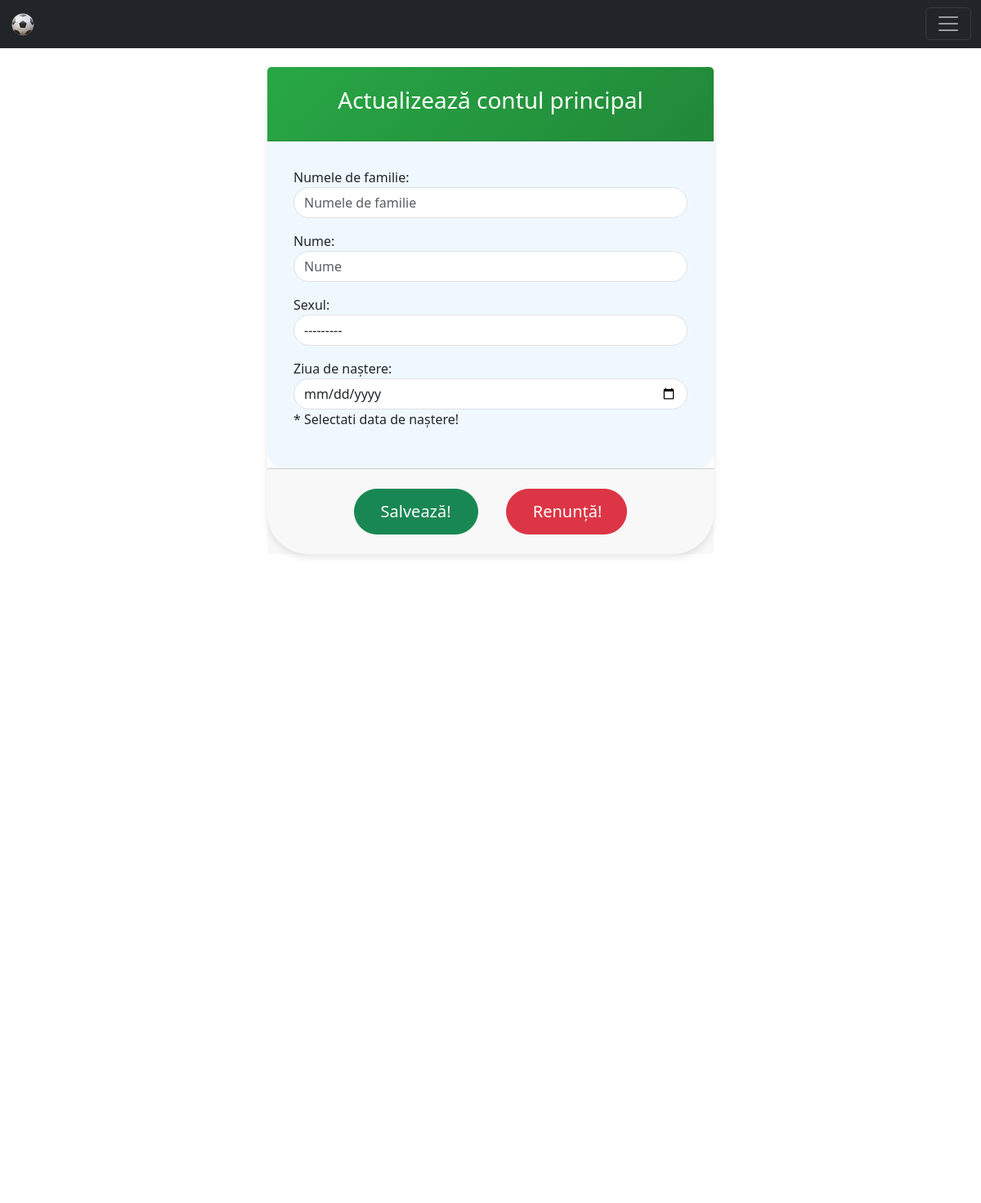
Before: /update-user/1/ with the older database file.
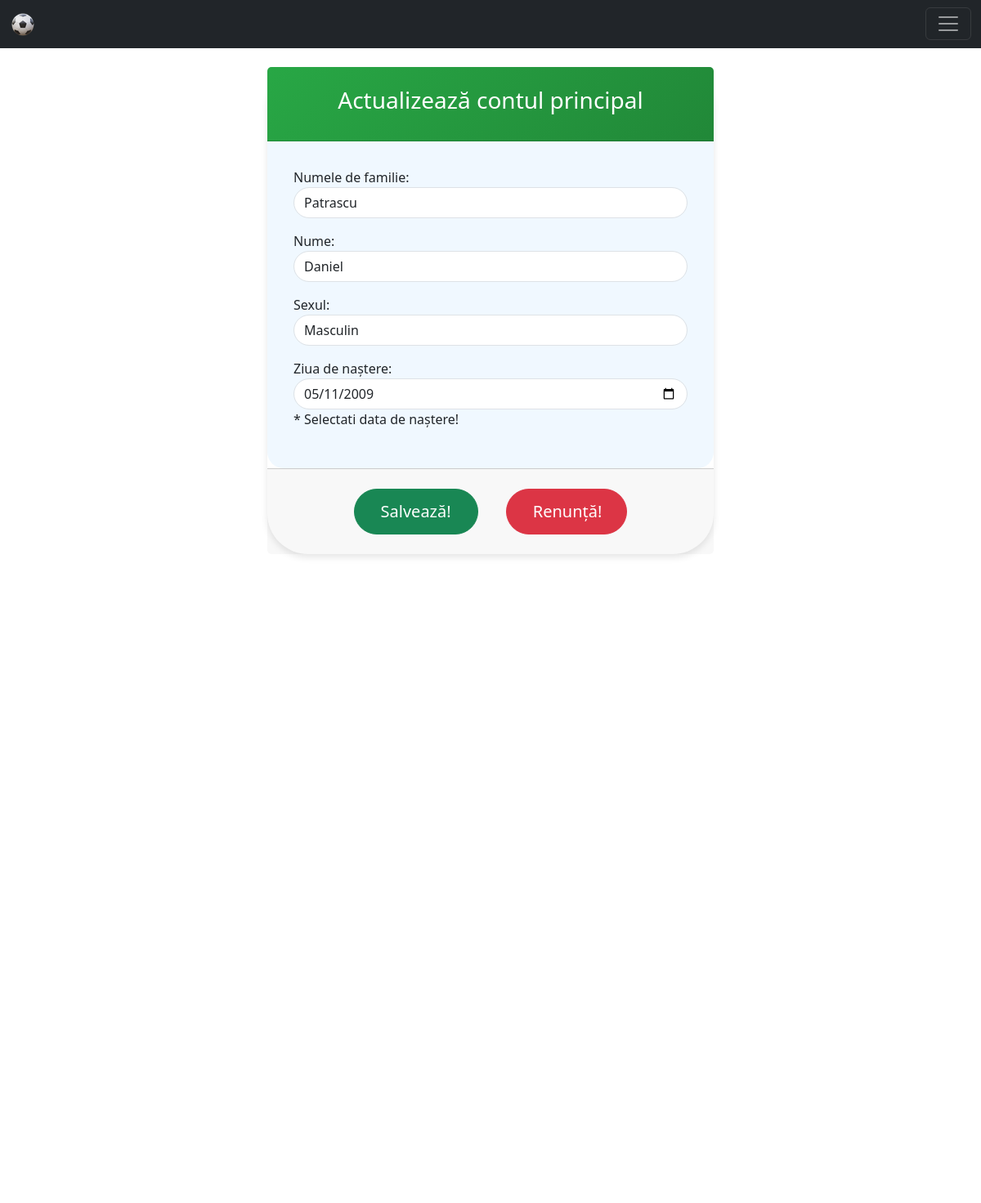
After: the same page with the newer database file.
### home/models.py (models this page shows, shortened)
class CustomUserModel(AbstractUser):
    gender_options = (
        ('male', 'Masculin'),
        ('female', 'Feminin'),
        ('other', 'As prefera sa nu raspund'),
    )
    gender = models.CharField(max_length=6, choices=gender_options, null=True)
    birth_day = models.DateField(null=True)
    wins = models.PositiveIntegerField(default=0)
    losses = models.PositiveIntegerField(default=0)

### home/views.py (the view)
# urls.py: path('update-user/<int:pk>/', views.UserUpdateView.as_view(), name='update_user'),
class UserUpdateView(UpdateView):
    template_name = 'registration/user/update_user.html'
    model = CustomUserModel
    form_class = CustomUserUpdateForm
    success_url = reverse_lazy('home_page')

### templates/registration/user/update_user.html (shortened to what this page needs)
{% extends 'base.html' %}
{% load static %}
{% block content %}
    {% include 'navbar.html' %}
    <div class="container container-custom" style="padding-top: 50px">
        <div class="row justify-content-center">
            <div class="col-md-8 col-lg-6">
                <div class="card card-custom">
                    <div class="card-header card-header-custom text-center">
                        <h3>Actualizează contul principal</h3>
                    </div>
                    <form method="post">
                        <div class="card-body card-body-custom">
                            {{ form.as_p }}
                        </div>
                        <div class="card-footer text-center py-4">
                            <button type="submit" class="btn btn-success btn-lg btn-custom">Salvează!</button>
                            <a href="{% url 'home_page' %}" class="btn btn-danger btn-lg btn-custom"
                               style="padding-right: 30px; margin-left: 30px;">Renunță!</a>
                        </div>
                    </form>
                </div>
            </div>
        </div>
    </div>
{% endblock %}

Changed rows visible on the page:
changed CustomUserModel: first_name (not shown) → "Patrascu"; last_name (not shown) → "Daniel"; gender "---------" → "Masculin"; birth_day (not shown) → "05/11/2009"
